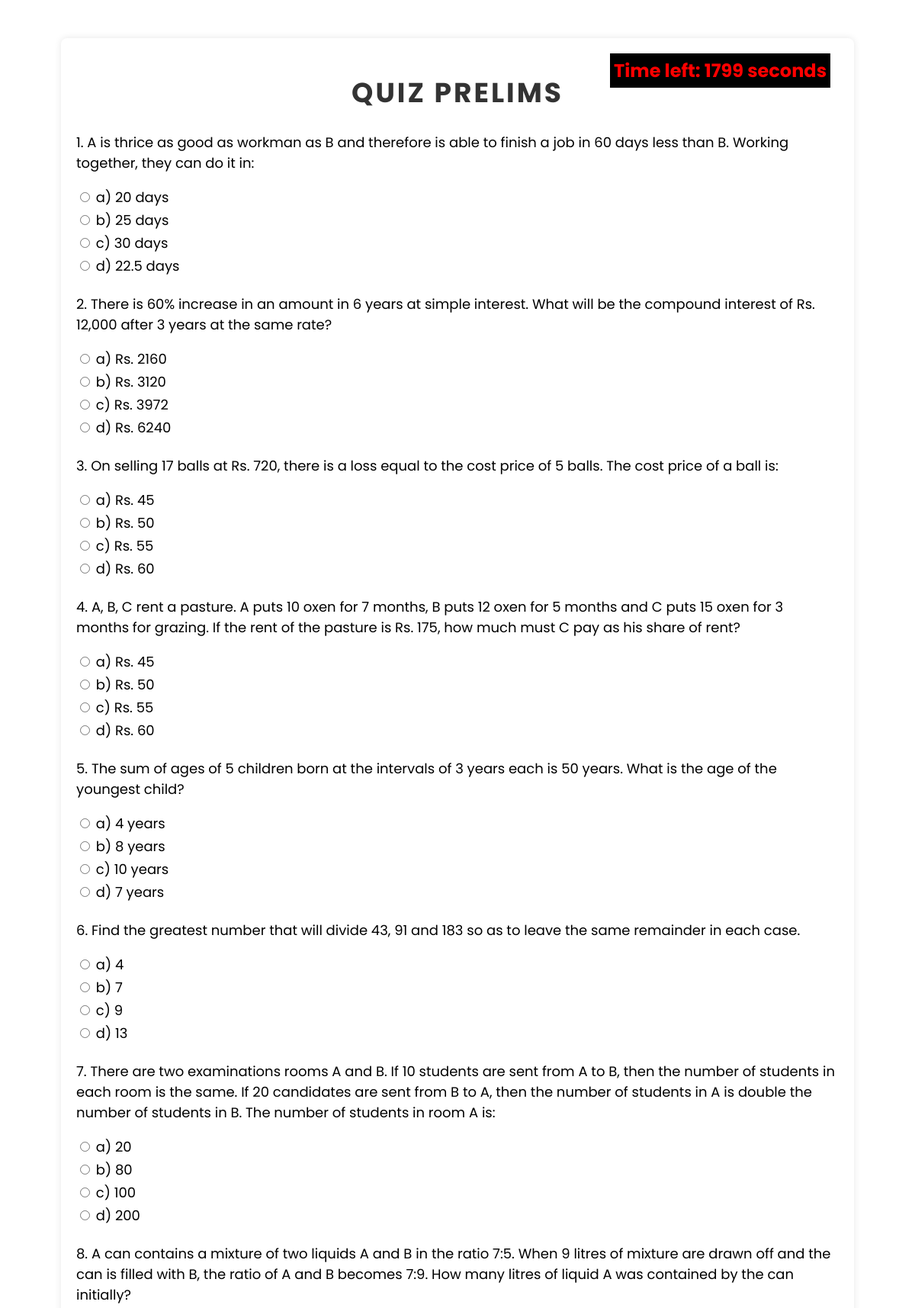
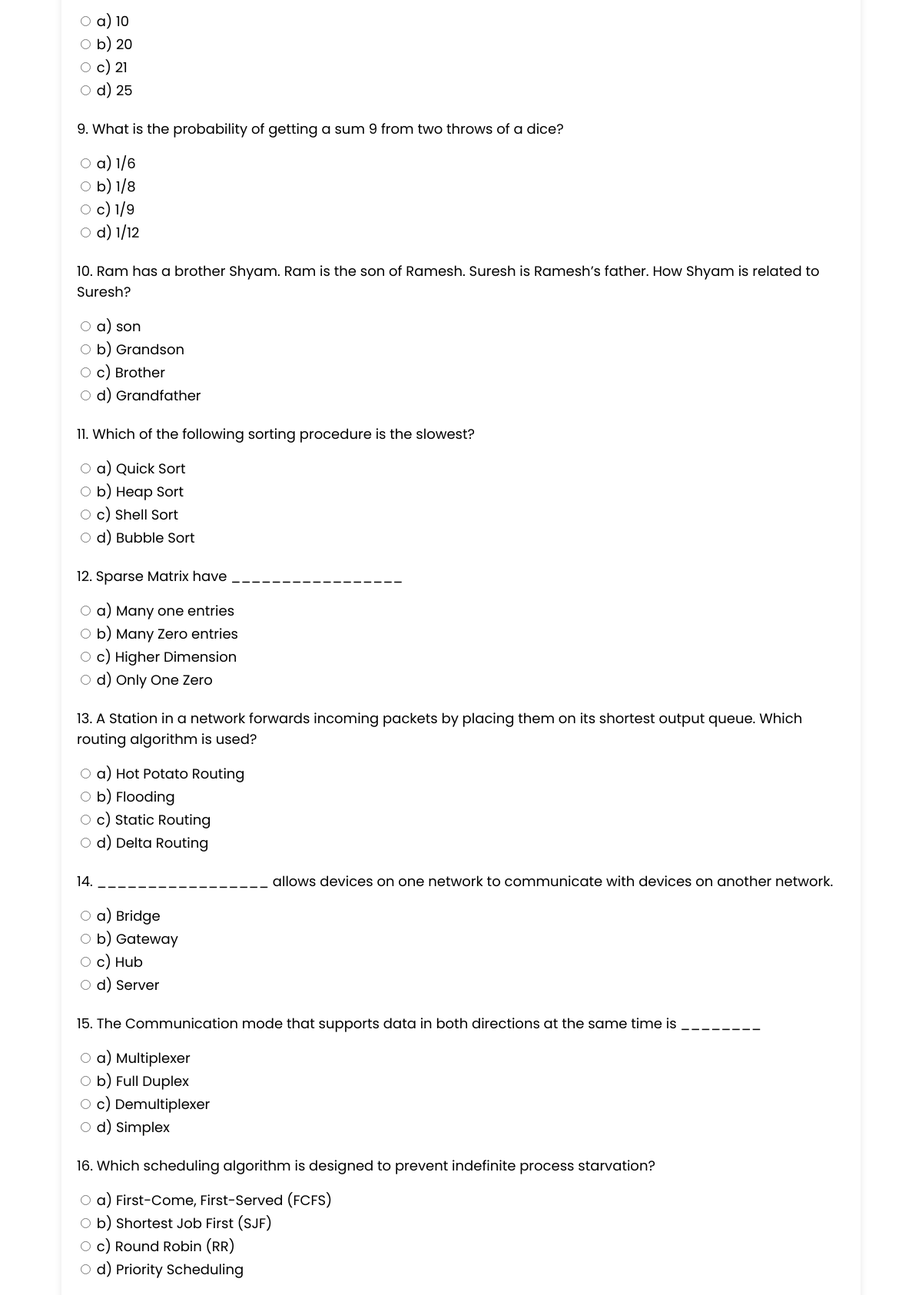
Screenshot of /participants/quiz-attend.php (upper part) with the database file from the repository (2 pictures, top to bottom).
### tables this page shows
CREATE TABLE IF NOT EXISTS `question` (
  `question_id` int NOT NULL AUTO_INCREMENT,
  `question_name` varchar(300) DEFAULT NULL,
  `option1` varchar(150) DEFAULT NULL,
  `option2` varchar(150) DEFAULT NULL,
  `option3` varchar(150) DEFAULT NULL,
  `option4` varchar(150) DEFAULT NULL,
  `answer` varchar(150) DEFAULT NULL,
  PRIMARY KEY (`question_id`)
);

### participants/quiz-attend.php (the view, shortened to what this page needs)
<!DOCTYPE html>
<html lang="en">
<head>
    <link rel="stylesheet" href="quiz-styles.css">
</head>
<body>
    <div class="quiz-container">
        <div class="timer" id="timer">Time left: 1800 seconds</div>
        <form action="" method="post" id="python" onsubmit="updateTime()">
            <h1>QUIZ PRELIMS</h1>
            <?php
            include_once '../connection/connection.php';
            if ($_SERVER['REQUEST_METHOD'] == 'POST') {
                $sql = "SELECT question_id, answer FROM question";
                $result = $con->query($sql);
                $score = 0;
                if ($result->num_rows > 0) {
                    $questionNumber = 1;
                    while ($row = $result->fetch_assoc()) {
                        $questionId = $row['question_id'];
                        $correctAnswer = $row['answer'];
                        if (isset($_POST['q' . $questionNumber]) && $_POST['q' . $questionNumber] == $correctAnswer) {
                            $score++;
                        }
                        $questionNumber++;
                    }
                }
                $lotNo = $_SESSION['lot_no'];
                $timeTaken = $_POST['timeTaken'];
                $timeTakenMinutesSeconds = gmdate("i:s", 1800 - $timeTaken);
                $updateSql = "UPDATE participants SET score = ?, time_taken = ? WHERE lot_no = ?";
                $stmt = $con->prepare($updateSql);
                $stmt->bind_param("isi", $score, $timeTakenMinutesSeconds, $lotNo);
                $stmt->execute();
                $stmt->close();
                header('Location: submit.html');
                exit();
            } else {
                $sql = "SELECT question_id, question_name, option1, option2, option3, option4 FROM question";
                $result = $con->query($sql);
                if ($result->num_rows > 0) {
                    $questionNumber = 1;
                    while ($row = $result->fetch_assoc()) {
                        echo '<div class="question">';
                        echo '<p>' . $questionNumber . '. ' . $row["question_name"] . '</p>';
                        echo '<label><input type="radio" name="q' . $questionNumber . '" value="A" required> a) ' . $row["option1"] . '</label><br>';
                        echo '<label><input type="radio" name="q' . $questionNumber . '" value="B"> b) ' . $row["option2"] . '</label><br>';
                        echo '<label><input type="radio" name="q' . $questionNumber . '" value="C"> c) ' . $row["option3"] . '</label><br>';
                        echo '<label><input type="radio" name="q' . $questionNumber . '" value="D"> d) ' . $row["option4"] . '</label><br>';
                        echo '</div>';
                        $questionNumber++;
                    }
                } else {
                    echo "0 results";
                }
            }
            ?>
        </form>
    </div>
</body>
</html>

### participants/quiz-styles.css (style rules this page uses)
body { font-family: 'poppins', sans-serif; margin: 0; padding: 0; font-size: 18px; }
.quiz-container { max-width: 1000px; margin: 50px auto; background-color: #fff; padding: 20px; border-radius: 8px; box-shadow: 0 0 10px rgba(0, 0, 0, 0.1); }
h1 { text-align: center; color: #333; letter-spacing: 3px; }
.question { margin-bottom: 20px; }
input[type="radio"] { margin-bottom: 10px; }

### participants/quiz-attend.php (style rules this page uses)
.timer { font-size: 24px; font-weight: bold; color: red; margin-bottom: 20px; position: fixed; margin-right: 0; margin-left: 700px; background-color: black; padding: 5px; }

### rows the page displays
question: question_name "A is thrice as good as workman as B and therefore is able to finish a job in 60 days less than B. Working together, they can do it in:", option1 "20 days", option2 "25 days", option3 "30 days", option4 "22.5 days"
question: question_name "There is 60% increase in an amount in 6 years at simple interest. What will be the compound interest of Rs. 12,000 after 3 years at the same rate?", option1 "Rs. 2160", option2 "Rs. 3120", option3 "Rs. 3972", option4 "Rs. 6240"
question: question_name "On selling 17 balls at Rs. 720, there is a loss equal to the cost price of 5 balls. The cost price of a ball is:", option1 "Rs. 45", option2 "Rs. 50", option3 "Rs. 55", option4 "Rs. 60"
question: question_name "A, B, C rent a pasture. A puts 10 oxen for 7 months, B puts 12 oxen for 5 months and C puts 15 oxen for 3 months for grazing. If the rent of the pasture is Rs. 175, how much must C pay as his share of rent?", option1 "Rs. 45", option2 "Rs. 50", option3 "Rs. 55", option4 "Rs. 60"
question: question_name "The sum of ages of 5 children born at the intervals of 3 years each is 50 years. What is the age of the youngest child?", option1 "4 years", option2 "8 years", option3 "10 years", option4 "7 years"
question: question_name "Find the greatest number that will divide 43, 91 and 183 so as to leave the same remainder in each case.", option1 "4", option2 "7", option3 "9", option4 "13"
question: question_name "There are two examinations rooms A and B. If 10 students are sent from A to B, then the number of students in each room is the same. If 20 candidates are sent from B to A, then the number of students in A is double the number of students in B. The number of students in room A is:", option1 "20", option2 "80", option3 "100", option4 "200"
question: question_name "A can contains a mixture of two liquids A and B in the ratio 7:5. When 9 litres of mixture are drawn off and the can is filled with B, the ratio of A and B becomes 7:9. How many litres of liquid A was contained by the can initially?", option1 "10", option2 "20", option3 "21", option4 "25"
question: question_name "What is the probability of getting a sum 9 from two throws of a dice?", option1 "1/6", option2 "1/8", option3 "1/9", option4 "1/12"
question: question_name "Ram has a brother Shyam. Ram is the son of Ramesh. Suresh is Ramesh’s father. How Shyam is related to Suresh?", option1 "son", option2 "Grandson", option3 "Brother", option4 "Grandfather"
question: question_name "Which of the following sorting procedure is the slowest?", option1 "Quick Sort", option2 "Heap Sort", option3 "Shell Sort", option4 "Bubble Sort"
question: question_name "Sparse Matrix have _________________", option1 "Many one entries", option2 "Many Zero entries", option3 "Higher Dimension", option4 "Only One Zero"
question: question_name "A Station in a network forwards incoming packets by placing them on its shortest output queue. Which routing algorithm is used?", option1 "Hot Potato Routing", option2 "Flooding", option3 "Static Routing", option4 "Delta Routing"
question: question_name "_________________ allows devices on one network to communicate with devices on another network.", option1 "Bridge", option2 "Gateway", option3 "Hub", option4 "Server"
question: question_name "The Communication mode that supports data in both directions at the same time is ________", option1 "Multiplexer", option2 "Full Duplex", option3 "Demultiplexer", option4 "Simplex"
question: question_name "Which scheduling algorithm is designed to prevent indefinite process starvation?", option1 "First-Come, First-Served (FCFS)", option2 "Shortest Job First (SJF)", option3 "Round Robin (RR)", option4 "Priority Scheduling"
